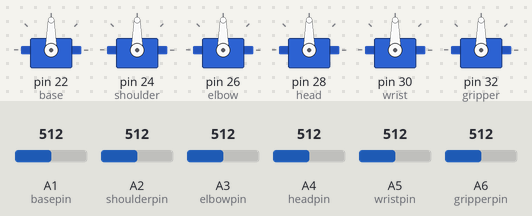
Bench run of a sketch on a simulated Arduino Mega 2560, built with avr-gcc and run on an emulated ATmega2560. Parts: 6 × servo. The test bench sets the inputs (shaded band); at power-on: A1 (basepin) = 512, A2 (shoulderpin) = 512, A3 (elbowpin) = 512, A4 (headpin) = 512, A5 (wristpin) = 512, A6 (gripperpin) = 512.

Above: at 1.8 s.
1.9 s: A1 (basepin) set to 716
At 4.2 s:
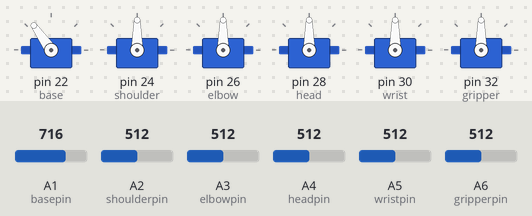
4.6 s: A2 (shoulderpin) set to 716
At 7.4 s:
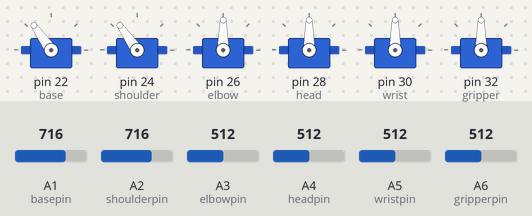
7.7 s: A3 (elbowpin) set to 716
At 10.6 s:
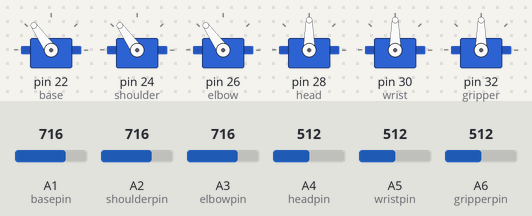
10.9 s: A4 (headpin) set to 716
At 13.0 s:
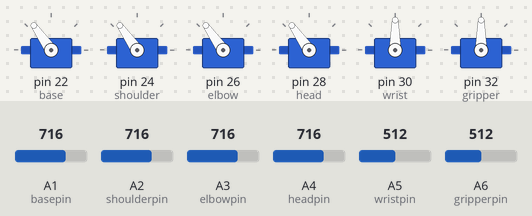
14.0 s: A5 (wristpin) set to 716
At 16.4 s:
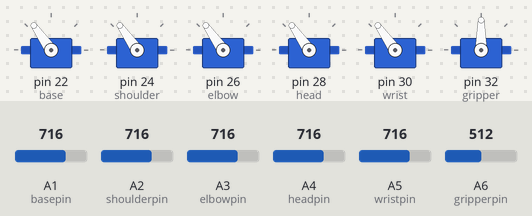
17.2 s: A6 (gripperpin) set to 716
At 19.7 s:
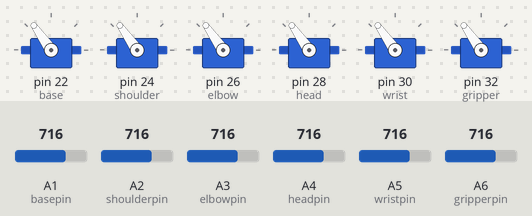
Timing chart, 0 to 21.2 s (numbered marks = the images above; inputs shaded):
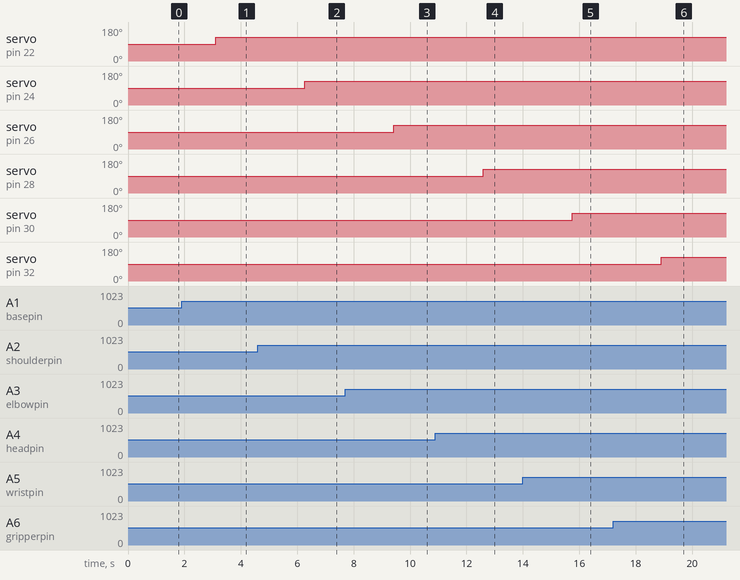

Measured:
- after the input at 1.9 s, servo on pin 22 (base): 90° → 125° after 1.2 s
- after the input at 4.6 s, servo on pin 24 (shoulder): 90° → 125° after 1.7 s
- after the input at 7.7 s, servo on pin 26 (elbow): 90° → 125° after 1.7 s
- after the input at 10.9 s, servo on pin 28 (head): 90° → 125° after 1.7 s
- after the input at 14.0 s, servo on pin 30 (wrist): 90° → 125° after 1.7 s
- after the input at 17.2 s, servo on pin 32 (gripper): 90° → 125° after 1.7 s

The sketch:

SERVO_CHECK_POS__ARM.ino
```cpp
 #include <Servo.h>

Servo base ,  shoulder  ,elbow, head, wrist,gripper;


int basepin =A1;
int shoulderpin =A2;
int elbowpin =A3;
int headpin =A4;
int wristpin =A5;
int gripperpin =A6;


int baseValue =0;
int shoulderValue=0;
int elbowValue =0;
int headValue =0;
int wristValue =0;
int gripperValue =0;


void setup() {
  // put your setup code here, to run once:
  Serial.print(9600);
base.attach(22);
shoulder.attach(24);
elbow.attach(26);
head.attach(28);
wrist.attach(30);
gripper.attach(32);
}

void loop() {
  // put your main code here, to run repeatedly:
baseValue =   map(analogRead(basepin),0, 1023, 0, 180);
shoulderValue=map(analogRead(shoulderpin ),0, 1023,0,180);
elbowValue=   map(analogRead(elbowpin),0, 1023,0,180);
headValue=    map(analogRead(headpin),0, 1023,0,180);
wristValue=   map(analogRead(wristpin),0, 1023,0,180);
gripperValue= map(analogRead(gripperpin),0, 1023,0,180);

Serial.print("position of the base=");
Serial.println(baseValue);
Serial.print("position of the base=");
Serial.println(shoulderValue);
Serial.print("position of the base=");
Serial.println(elbowValue);
Serial.print("position of the base=");
Serial.println(headValue);
Serial.print("position of the base=");
Serial.println(wristValue);
Serial.print("position of the base=");
Serial.println(gripperValue);
delay(1000);

base.write(baseValue);
shoulder.write(shoulderValue);
elbow.write(elbowValue);
head.write(headValue);
wrist.write(wristValue);
gripper.write(gripperValue);
delay(50);
}
```
